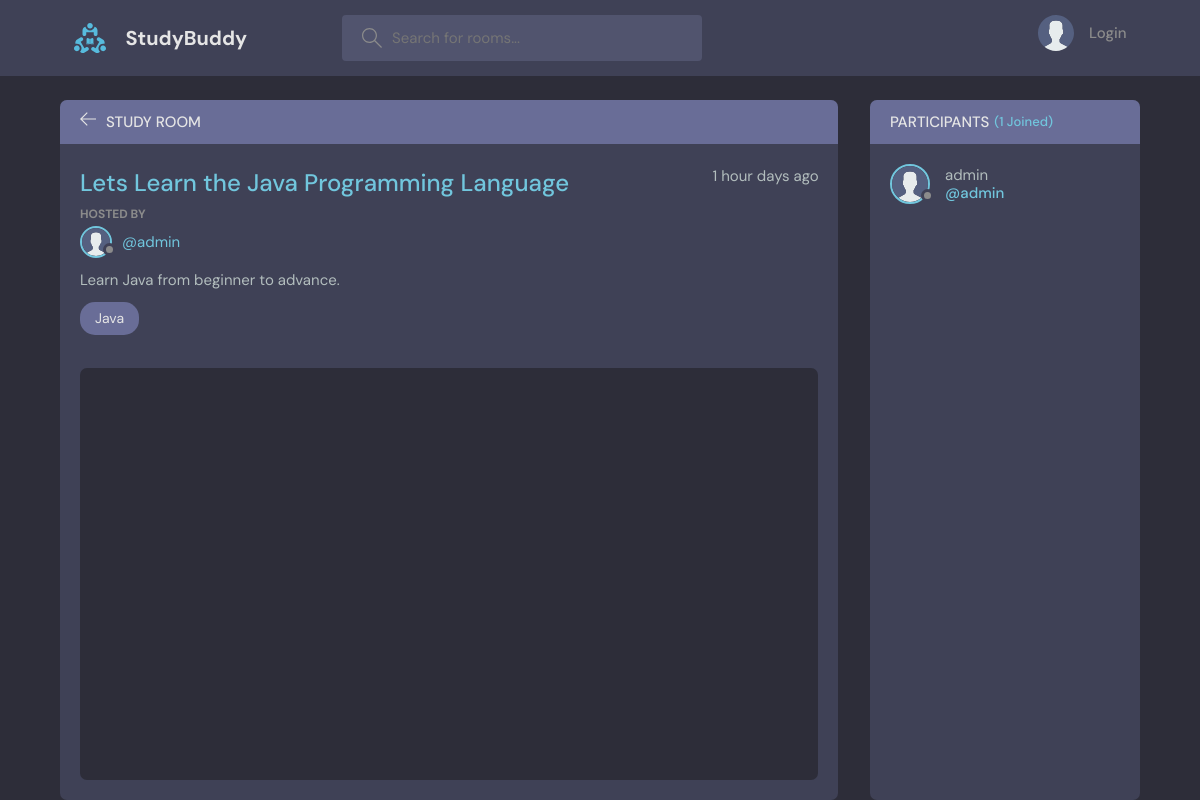
The page /room/1/ on the database its author committed.
### base/models.py (models this page shows)
class Room(models.Model):
  host = models.ForeignKey(User, on_delete=models.SET_NULL, null=True)
  topic = models.ForeignKey(Topic, on_delete=models.SET_NULL, null=True)
  name = models.CharField(max_length=200)
  description = models.TextField(null=True, blank=True)
  participants = models.ManyToManyField(User, related_name='participants', blank=True)
  updated = models.DateTimeField(auto_now=True)  # take a timestamp every single time
  created = models.DateTimeField(auto_now_add=True) # take timestamp once
  class Meta:
    ordering = ['-updated', '-created']
  def __str__(self):
    return self.name

class User(AbstractUser):
  name = models.CharField(max_length=200, null=True)
  email = models.EmailField(unique=True, null=True)
  bio = models.TextField(null=True)
  avatar = models.ImageField(null=True, default='avatar.svg')
  REQUIRED_FIELDS = []

class Topic(models.Model):
  name = models.CharField(max_length=200)
  def __str__(self):
    return self.name

### base/views.py (the view, shortened to what this page needs)
# urls.py: path('room/<str:pk>/', views.room, name='room'),
def room(request, pk):
  room = Room.objects.get(id=int(pk))
  room_messages = room.message_set.all()
  participants = room.participants.all()
  context = { 'room': room, 'room_messages': room_messages, 'participants': participants }
  return render(request, 'room.html', context)

### base/templates/room.html (shortened to what this page needs)
{% extends 'main.html' %}
{% block content %}
  <main class="profile-page layout layout--2">
    <div class="container">
      <div class="room">
        <div class="room__top">
          <div class="room__topLeft">
            <a href="{% url 'home' %}">
              <svg version="1.1" xmlns="http://www.w3.org/2000/svg" width="32" height="32" viewBox="0 0 32 32">
                <title>arrow-left</title>
                <path
                  d="M13.723 2.286l-13.723 13.714 13.719 13.714 1.616-1.611-10.96-10.96h27.625v-2.286h-27.625l10.965-10.965-1.616-1.607z"
                ></path>
              </svg>
            </a>
            <h3>Study Room</h3>
          </div>
        </div>
        <div class="room__box scroll">
          <div class="room__header scroll">
            <div class="room__info">
              <h3>{{ room }}</h3>
              <span>{{ room.created|timesince }} days ago</span>
            </div>
            <div class="room__hosted">
              <p>Hosted By</p>
              <a href="{% url 'profile' room.host.id %}" class="room__author">
                <div class="avatar avatar--small">
                  <img src="{{ room.host.avatar.url }}" />
                </div>
                <span>@{{ room.host }}</span>
              </a>
            </div>
            <div class="room__details">
              {{ room.description }}
            </div>
            <span class="room__topics">{{ room.topic }}</span>
          </div>
          <div class="room__conversation">
            <div class="threads scroll">
            </div>
          </div>
        </div>
      </div>
      <div class="participants">
        {% for p in participants %}
          <h3 class="participants__top">Participants <span>({{ participants.count }} Joined)</span></h3>
          <div class="participants__list scroll">
            <a href="{% url 'profile' p.id %}" class="participant">
              <div class="avatar avatar--medium">
                <img src="{{ p.avatar.url }}" />
              </div>
              <p>
                {{ p }}
                <span>@{{ p }}</span>
              </p>
            </a>
          </div>
        {% endfor %}
      </div>
    </div>
  </main>
{% endblock content %}

### base/static/styles/style.css (style rules this page uses)
:root { --color-main: #71c6dd; --color-main-light: #e1f6fb; --color-dark: #3f4156; --color-dark-medium: #51546e; --color-dark-light: #696d97; --color-light: #e5e5e5; --color-gray: #8b8b8b; --color-light-gray: #b2bdbd; --color-bg: #2d2d39; --color-success: #5dd693; --color-error: #fc4b0b; }
* { font-family: "DM Sans", -apple-system, BlinkMacSystemFont, "Segoe UI", Roboto, Oxygen, Ubuntu, Cantarell, "Open Sans", "Helvetica Neue", sans-serif; margin: 0; padding: 0; box-sizing: border-box; text-rendering: optimizeLegibility; font-size: inherit; }
html { font-size: 56.25%; }
@media only screen and (min-width: 1200px) { html { font-size: 62.5%; } }
body { line-height: 1.6; font-weight: 400; font-size: 1.5rem; color: var(--color-light-gray); background-color: var(--color-bg); min-height: 100vh; }
img { width: 100%; }
a { display: inline-block; color: var(--color-main); text-decoration: none; }
.container { max-width: 120rem; width: 90%; margin: auto; }
.avatar { position: relative; display: inline-block; border-radius: 50%; border: 2px solid var(--color-main); }
.avatar img { display: block; border-radius: 50%; object-fit: cover; object-position: center; }
.avatar::after { content: ""; display: block; position: absolute; background-color: var(--color-gray); z-index: 111; border-radius: 50%; border: 0.3rem solid var(--color-dark); }
.avatar.avatar--small img { width: 2.8rem; height: 2.8rem; }
.avatar.avatar--small:after { width: 0.7rem; height: 0.7rem; bottom: 0px; right: -6px; }
.avatar.avatar--medium img { width: 3.6rem; height: 3.6rem; border-radius: 50%; }
.avatar.avatar--medium:after { width: 0.7rem; height: 0.7rem; bottom: 0px; right: -6px; }
.layout { margin-top: 2.4rem; }
.layout > .container { display: flex; justify-content: space-between; align-items: flex-start; }
.layout--2 > .container > div:first-child { flex-basis: 72%; }
.layout--2 > .container > div:last-child { flex-basis: 25%; }
.room, .participants { background: var(--color-dark); max-height: 87.5vh; border-radius: 0.7rem; overflow: hidden; position: relative; }
.room__top, .participants__top { background: var(--color-dark-light); display: flex; justify-content: space-between; align-items: center; padding: 1rem 2rem; position: relative; }
.room__top svg, .thread__top svg { width: 1.6rem; height: 1.6rem; fill: var(--color-light); cursor: pointer; }
.room__topLeft { display: flex; align-items: flex-end; gap: 1rem; }
.room__topLeft h3, .participants__top { text-transform: uppercase; font-weight: 500; color: var(--color-light); }
.room__topLeft svg { width: 1.6rem; height: 1.6rem; fill: var(--color-light); }
.room__header { max-height: 30vh; overflow-y: auto; position: absolute; width: 95%; background: var(--color-dark); z-index: 999; top: 4.4rem; padding-top: 2rem; padding-bottom: 1rem; }
.room__box { padding-left: 2rem; padding-right: 2rem; height: 80.5vh; padding-bottom: 0; }
.room__info { display: flex; justify-content: space-between; }
.room__info h3 { font-size: 2.4rem; font-weight: 500; color: var(--color-main); }
.room__hosted p { text-transform: uppercase; color: var(--color-gray); font-size: 1.2rem; font-weight: 700; line-height: 2; }
.room__author { display: flex; gap: 1rem; align-items: center; margin-bottom: 1rem; transition: all 0.3s ease-in-out; }
.room__topics { padding: 0.5rem 1.5rem; background: var(--color-dark-light); color: var(--color-light); display: inline-block; font-size: 1.4rem; border-radius: 1.5rem; margin: 1rem 0; }
.room__conversation { margin-top: 1rem; margin-bottom: 4rem; height: 64%; }
.threads { background: var(--color-bg); border-radius: 0.7rem; overflow-y: auto; height: 100%; margin-top: 28vh; padding: 0 2rem 4rem 2rem; }
.participants__top span { color: var(--color-main); font-size: 1.3rem; text-transform: none; }
.participants__top { justify-content: flex-start; gap: 0.5rem; }
.participants__list { padding: 2rem; height: 82.5vh; overflow-y: scroll; padding-bottom: 0; }
.participant { display: flex; align-items: center; gap: 1.5rem; margin-bottom: 2rem; }
.participant p { color: var(--color-light-gray); line-height: 1.2; }
.participant span { display: block; font-weight: 500; color: var(--color-main); font-weight: 1.4rem; }

### rows shown on the page
Room: name "Lets Learn the Java Programming Language", created "1 hour", host.avatar (placeholder picture), host "admin", description "Learn Java from beginner to advance.", topic "Java"
User: count "1", avatar (placeholder picture), username "admin"
